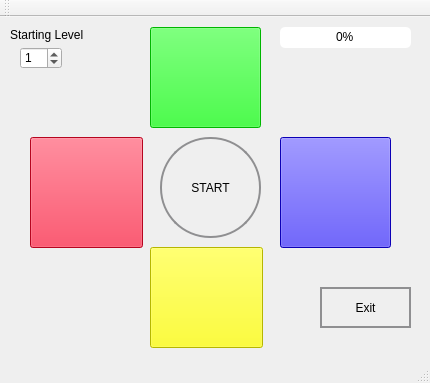
<?xml version="1.0" encoding="UTF-8"?>
<ui version="4.0">
 <class>View</class>
 <widget class="QMainWindow" name="View">
  <property name="geometry">
   <rect>
    <x>0</x>
    <y>0</y>
    <width>430</width>
    <height>383</height>
   </rect>
  </property>
  <property name="windowTitle">
   <string>Simon Game</string>
  </property>
  <widget class="QWidget" name="centralWidget">
   <widget class="QPushButton" name="exitButton">
    <property name="geometry">
     <rect>
      <x>320</x>
      <y>270</y>
      <width>91</width>
      <height>41</height>
     </rect>
    </property>
    <property name="styleSheet">
     <string notr="true">QPushButton {
    border: 2px solid #8f8f91;
    border-radius: 50px;
    background-color: qlineargradient(x1: 0, y1: 0, x2: 0, y2: 1,
                                      stop: 0 #f6f7fa, stop: 1 #dadbde);
    min-width: 80px;
}
</string>
    </property>
    <property name="text">
     <string>Exit</string>
    </property>
   </widget>
   <widget class="QPushButton" name="redButton">
    <property name="geometry">
     <rect>
      <x>30</x>
      <y>120</y>
      <width>113</width>
      <height>111</height>
     </rect>
    </property>
    <property name="autoFillBackground">
     <bool>false</bool>
    </property>
    <property name="styleSheet">
     <string notr="true">
background-color: rgb(255, 7, 44);</string>
    </property>
    <property name="text">
     <string/>
    </property>
   </widget>
   <widget class="QPushButton" name="blueButton">
    <property name="geometry">
     <rect>
      <x>280</x>
      <y>120</y>
      <width>111</width>
      <height>111</height>
     </rect>
    </property>
    <property name="styleSheet">
     <string notr="true">background-color: rgb(17, 0, 255);</string>
    </property>
    <property name="text">
     <string/>
    </property>
   </widget>
   <widget class="QPushButton" name="pushButton">
    <property name="geometry">
     <rect>
      <x>160</x>
      <y>120</y>
      <width>101</width>
      <height>101</height>
     </rect>
    </property>
    <property name="styleSheet">
     <string notr="true">QPushButton {
    border: 2px solid #8f8f91;
    border-radius: 50px;
    background-color: qlineargradient(x1: 0, y1: 0, x2: 0, y2: 1,
                                      stop: 0 #f6f7fa, stop: 1 #dadbde);
    min-width: 80px;
}
</string>
    </property>
    <property name="text">
     <string>START</string>
    </property>
   </widget>
   <widget class="QProgressBar" name="progressBar">
    <property name="geometry">
     <rect>
      <x>280</x>
      <y>10</y>
      <width>131</width>
      <height>21</height>
     </rect>
    </property>
    <property name="styleSheet">
     <string notr="true">QProgressBar{
border: 2x solid grey;
border-radius: 5px;
text-align: center;
}

QProgressBar::chunk{
background-color:#05b8cc;
width: 10px;
margin: 0.0px;
}
</string>
    </property>
    <property name="value">
     <number>0</number>
    </property>
   </widget>
   <widget class="QPushButton" name="greenButton">
    <property name="geometry">
     <rect>
      <x>150</x>
      <y>10</y>
      <width>111</width>
      <height>101</height>
     </rect>
    </property>
    <property name="styleSheet">
     <string notr="true">background-color: rgb(0,255,0);</string>
    </property>
    <property name="text">
     <string/>
    </property>
   </widget>
   <widget class="QPushButton" name="yellowButton">
    <property name="geometry">
     <rect>
      <x>150</x>
      <y>230</y>
      <width>113</width>
      <height>101</height>
     </rect>
    </property>
    <property name="styleSheet">
     <string notr="true">background-color: rgb(255,255,0);</string>
    </property>
    <property name="text">
     <string/>
    </property>
   </widget>
   <widget class="QSpinBox" name="spinBox">
    <property name="geometry">
     <rect>
      <x>20</x>
      <y>30</y>
      <width>42</width>
      <height>22</height>
     </rect>
    </property>
    <property name="value">
     <number>1</number>
    </property>
   </widget>
   <widget class="QLabel" name="label">
    <property name="geometry">
     <rect>
      <x>10</x>
      <y>10</y>
      <width>91</width>
      <height>16</height>
     </rect>
    </property>
    <property name="text">
     <string>Starting Level</string>
    </property>
   </widget>
  </widget>
  <widget class="QMenuBar" name="menuBar">
   <property name="geometry">
    <rect>
     <x>0</x>
     <y>0</y>
     <width>430</width>
     <height>22</height>
    </rect>
   </property>
  </widget>
  <widget class="QToolBar" name="mainToolBar">
   <attribute name="toolBarArea">
    <enum>TopToolBarArea</enum>
   </attribute>
   <attribute name="toolBarBreak">
    <bool>false</bool>
   </attribute>
  </widget>
  <widget class="QStatusBar" name="statusBar"/>
 </widget>
 <layoutdefault spacing="6" margin="11"/>
 <resources/>
 <connections>
  <connection>
   <sender>exitButton</sender>
   <signal>clicked()</signal>
   <receiver>View</receiver>
   <slot>close()</slot>
   <hints>
    <hint type="sourcelabel">
     <x>214</x>
     <y>245</y>
    </hint>
    <hint type="destinationlabel">
     <x>198</x>
     <y>413</y>
    </hint>
   </hints>
  </connection>
 </connections>
</ui>
